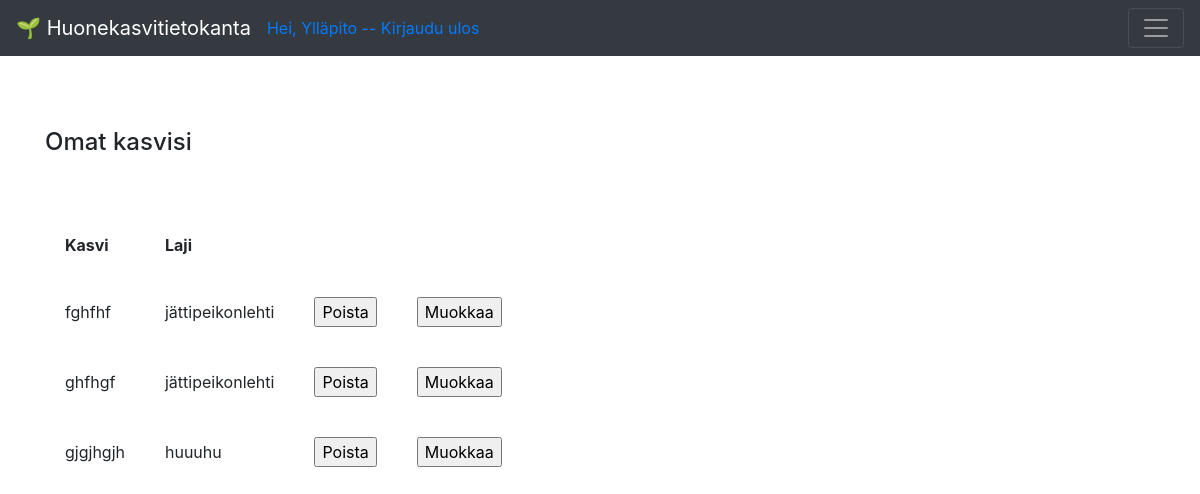
Page /plants (signed in) on the earlier database version.
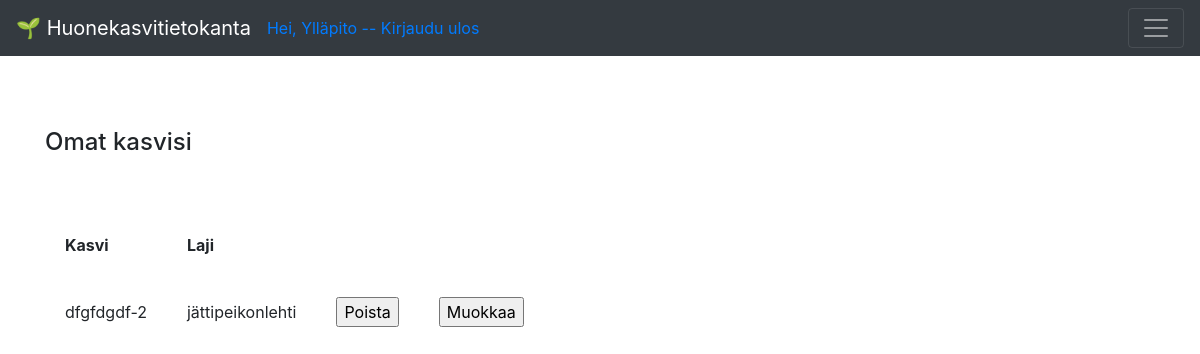
Same page on the later database version.
### application/plants/models.py (models this page shows, shortened)
class Plant(Base):
    species_id = db.Column(db.Integer, db.ForeignKey('species.id'),
        nullable=True)
    account_id = db.Column(db.Integer, db.ForeignKey('account.id'),
                           nullable=False)
    species_name = db.Column(db.String(144), nullable=True)

### application/plants/views.py (the view)
@app.route("/plants", methods=["GET"])
@login_required(role="ANY")
def plants_index():
    return render_template("plants/list.html", plants = Plant.query.filter_by(account_id=current_user.id))

### application/__init__.py (called while the page is built)
def login_required(role = "ANY"):
    def wrapper(fn):
        @wraps(fn)
        def decorated_view(*args, **kwargs):
            if not current_user:
                return login_manager.unauthorized()
            if not current_user.is_authenticated:
                return login_manager.unauthorized()
            unauthorized = False
            if not role == "ANY":
                unauthorized = True
                for user_role in current_user.userrole():
                    if user_role == role:
                        unauthorized = False
                        break
            if unauthorized:
                return login_manager.unauthorized()
            return fn(*args, **kwargs)
        return decorated_view
    return wrapper

@login_manager.user_loader
def load_user(user_id):
    return User.query.get(user_id)

### application/templates/plants/list.html
{% extends "layout.html" %}
{% block body %}
<h4>Omat kasvisi</h4>
<br>
<br>
  <table cellpadding="20">
    <tr>
      <th>Kasvi</th>
      <th>Laji<th>
    </tr>
    {% for plant in plants %}
    <tr>
      <td>{{ plant.name }}</td>
      <td>{{ plant.species_name }}</td>
            <td>
                <form method="POST" action="{{ url_for('plants_delete', plant_id=plant.id) }}">
                  <input type="submit" value="Poista"/>
                </form>
                    </td>
                    <td>
                        <form method="POST" action="{{ url_for('plants_edit', plant_id=plant.id) }}">
                          <input type="submit" value="Muokkaa"/>
                        </form>
                            </td>
    </tr>
    {% endfor %}
  </table>
{% endblock %}

Differences in the rows shown:
removed Plant: name "fghfhf", species_name "jättipeikonlehti"
removed Plant: name "ghfhgf", species_name "jättipeikonlehti"
removed Plant: name "gjgjhgjh", species_name "huuuhu"
added Plant: name "dfgfdgdf-2", species_name "jättipeikonlehti"
